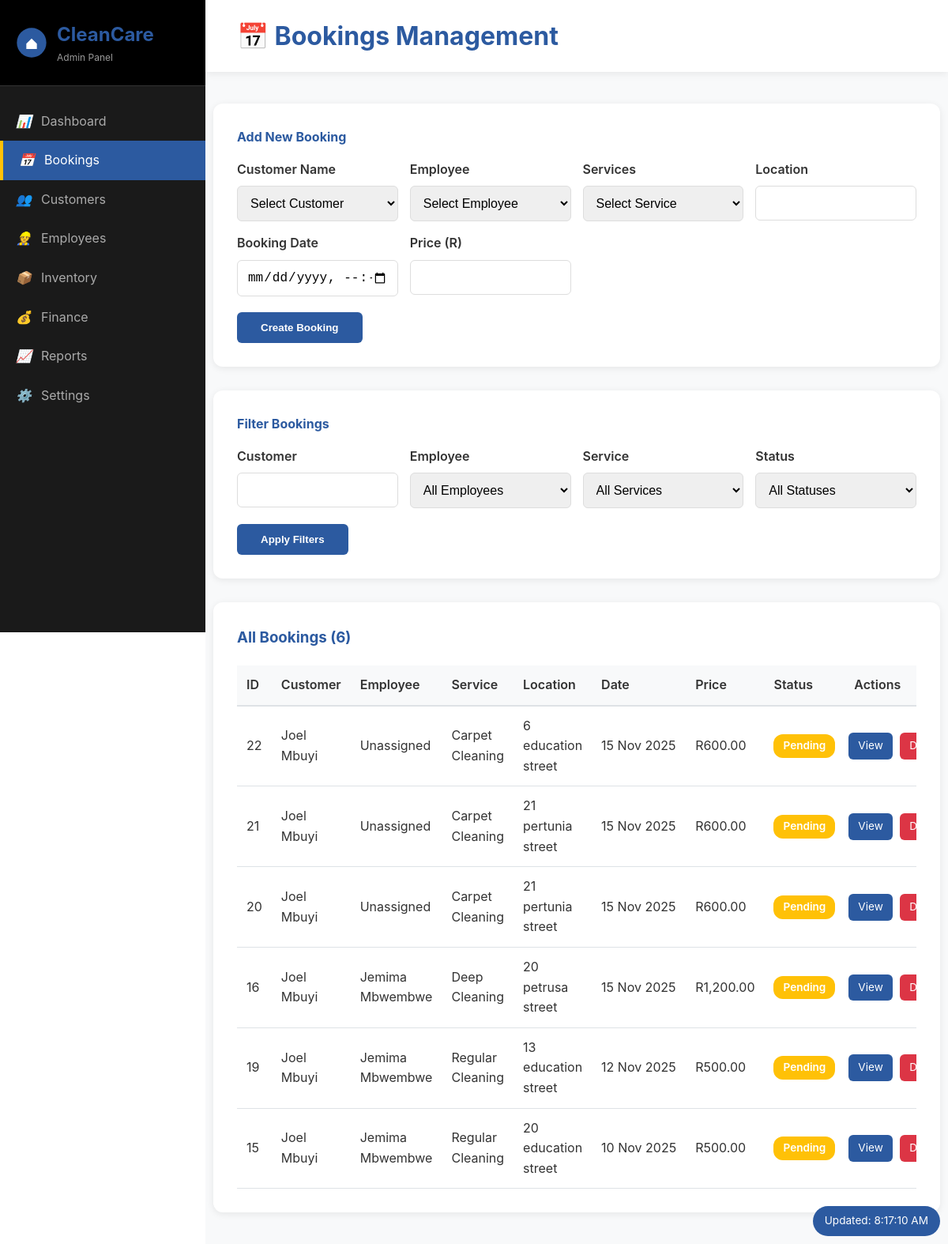
The app's page /pages/manage_bookings.php (signed in) with its own data.
### tables this page shows
CREATE TABLE `bookings` (
  `id` int(11) NOT NULL,
  `customer_id` int(11) NOT NULL,
  `cleaner_id` int(11) DEFAULT NULL,
  `service_id` varchar(255) NOT NULL,
  `price` decimal(10,2) NOT NULL,
  `date_booked` date NOT NULL,
  `location` varchar(255) NOT NULL,
  `completed` tinyint(1) DEFAULT 0,
  `booking_date` date NOT NULL,
  `customer` varchar(100) NOT NULL,
  `cleaner` varchar(100) NOT NULL,
  `inventory_log` tinyint(1) DEFAULT 0,
  `inventory_deducted` tinyint(1) DEFAULT 0,
  `status` enum('pending','assigned','in_progress','completed','cancelled') DEFAULT 'pending',
  `payment_status` enum('unpaid','paid','refunded','partial_refund') DEFAULT 'unpaid',
  `cancelled_at` datetime DEFAULT NULL,
  `cancellation_reason` text DEFAULT NULL,
  `completed_by_cleaner_at` datetime DEFAULT NULL,
  `completed_by_admin_at` datetime DEFAULT NULL,
  `review` text DEFAULT NULL,
  `rating` int(11) DEFAULT NULL
);

CREATE TABLE `customers` (
  `id` int(11) NOT NULL,
  `name` varchar(100) NOT NULL,
  `email` varchar(100) DEFAULT NULL,
  `phone` varchar(20) DEFAULT NULL,
  `address` text DEFAULT NULL
);

CREATE TABLE `employees` (
  `id` int(11) NOT NULL,
  `name` varchar(100) NOT NULL,
  `emp_number` varchar(50) DEFAULT NULL,
  `email` varchar(100) DEFAULT NULL,
  `phone` varchar(20) DEFAULT NULL,
  `position` varchar(50) DEFAULT NULL
);

### pages/manage_bookings.php (the view, shortened to what this page needs)
<?php
require_once '../backend/db_config.php';
$filterCustomer = $_GET['customer_filter'] ?? '';
$where = [];
$params = [];
$whereSQL = !empty($where) ? 'WHERE ' . implode(' AND ', $where) : '';
$stmt = $pdo->prepare("SELECT b.*, c.name as customer_name, e.name as employee_name
                      FROM bookings b
                      LEFT JOIN customers c ON b.customer_id = c.id
                      LEFT JOIN employees e ON b.cleaner_id = e.id
                      $whereSQL
                      ORDER BY b.booking_date DESC, b.id DESC");
$stmt->execute($params);
$bookings = $stmt->fetchAll(PDO::FETCH_ASSOC);
?>
<!DOCTYPE html>
<html lang="en">
<head>
    <link rel="stylesheet" href="../frontend/css/style.css">
    <link rel="stylesheet" href="../frontend/css/dashboard.css">
</head>
<body>
    <div class="admin-layout">
        <aside class="admin-sidebar">
            <div class="sidebar-header">
                <div class="sidebar-logo">
                    <svg viewBox="0 0 60 60" width="40" height="40">
                        <circle cx="30" cy="30" r="28" fill="#2c5aa0"/>
                        <path d="M 20 32 L 30 22 L 40 32 L 40 42 L 20 42 Z" fill="white"/>
                    </svg>
                    <div>
                        <h2>CleanCare</h2>
                        <p>Admin Panel</p>
                    </div>
                </div>
            </div>
            <nav class="sidebar-nav">
                <a href="../dashboards/admin.php"><i>📊</i> Dashboard</a>
                <a href="manage_bookings.php" class="active"><i>📅</i> Bookings</a>
                <a href="manage_customers.php"><i>👥</i> Customers</a>
                <a href="manage_employees.php"><i>👷</i> Employees</a>
                <a href="manage_inventory.php"><i>📦</i> Inventory</a>
                <a href="manage_finance.php"><i>💰</i> Finance</a>
                <a href="reports.php"><i>📈</i> Reports</a>
                <a href="settings.php"><i>⚙️</i> Settings</a>
            </nav>
        </aside>
        <main class="admin-main">
            <div class="admin-header">
                <h1 style="margin: 0; color: #2c5aa0;">📅 Bookings Management</h1>
            </div>
            <div class="admin-content">
                <div class="form-card" id="addBookingForm">
                    <h4 style="color: #2c5aa0; margin-bottom: 15px;">Add New Booking</h4>
                    <form method="POST">
                        <div class="form-grid">
                            <div class="form-group">
                                <label>Customer Name</label>
                                <select name="customer_id" required>
                                    <option value="">Select Customer</option>
                                </select>
                            </div>
                            <div class="form-group">
                                <label>Employee</label>
                                <select name="cleaner_id">
                                    <option value="">Select Employee</option>
                                </select>
                            </div>
                            <div class="form-group">
                                <label>Services</label>
                                <select name="service" required>
                                    <option value="">Select Service</option>
                                </select>
                            </div>
                            <div class="form-group">
                                <label>Location</label>
                                <input type="text" name="location" required>
                            </div>
                            <div class="form-group">
                                <label>Booking Date</label>
                                <input type="datetime-local" name="booking_date" required>
                            </div>
                            <div class="form-group">
                                <label>Price (R)</label>
                                <input type="number" name="price" step="0.01" min="0" required>
                            </div>
                        </div>
                        <button type="submit" name="add_booking" class="btn-submit">Create Booking</button>
                    </form>
                </div>
                <div class="form-card">
                    <h4 style="color: #2c5aa0; margin-bottom: 15px;">Filter Bookings</h4>
                    <form method="GET">
                        <div class="form-grid">
                            <div class="form-group">
                                <label>Customer</label>
                                <input type="text" name="customer_filter" value="<?= htmlspecialchars($filterCustomer) ?>">
                            </div>
                            <div class="form-group">
                                <label>Employee</label>
                                <select name="employee_filter">
                                    <option value="">All Employees</option>
                                </select>
                            </div>
                            <div class="form-group">
                                <label>Service</label>
                                <select name="service_filter">
                                    <option value="">All Services</option>
                                </select>
                            </div>
                            <div class="form-group">
                                <label>Status</label>
                                <select name="status_filter">
                                    <option value="">All Statuses</option>
                                </select>
                            </div>
                        </div>
                        <button type="submit" class="btn-submit">Apply Filters</button>
                    </form>
                </div>
                <div class="data-table-container">
                    <h3 style="color: #2c5aa0;">All Bookings (<?= count($bookings) ?>)</h3>
                    <?php if (empty($bookings)): ?>
                        <p style="text-align: center; color: #999; padding: 40px;">No bookings found matching your criteria.</p>
                    <?php else: ?>
                        <div style="overflow-x: auto;">
                            <table class="data-table">
                                <thead>
                                    <tr>
                                        <th>ID</th>
                                        <th>Customer</th>
                                        <th>Employee</th>
                                        <th>Service</th>
                                        <th>Location</th>
                                        <th>Date</th>
                                        <th>Price</th>
                                        <th>Status</th>
                                        <th>Actions</th>
                                    </tr>
                                </thead>
                                <tbody>
                                    <?php foreach ($bookings as $booking): ?>
                                    <tr>
                                        <td><?= $booking['id'] ?></td>
                                        <td><?= htmlspecialchars($booking['customer_name'] ?? 'N/A') ?></td>
                                        <td><?= htmlspecialchars($booking['employee_name'] ?? 'Unassigned') ?></td>
                                        <td><?= htmlspecialchars($booking['service_id']) ?></td>
                                        <td><?= htmlspecialchars($booking['location']) ?></td>
                                        <td><?= date('d M Y', strtotime($booking['booking_date'])) ?></td>
                                        <td>R<?= number_format($booking['price'], 2) ?></td>
                                        <td>
                                            <span class="status-badge status-<?= $booking['completed'] ? 'completed' : 'pending' ?>">
                                                <?= $booking['completed'] ? 'Completed' : 'Pending' ?>
                                            </span>
                                        </td>
                                        <td>
                                            <div class="action-buttons"> <a href="booking_details.php?id=<?= $booking['id'] ?>" class="btn-action btn-view">View</a>
                                                <a href="?delete=<?= $booking['id'] ?>" class="btn-action" onclick="return confirm('Are you sure you want to permanently delete booking <?= $booking['id'] ?>?')">Delete</a>
                                            </div>
                                        </td>
                                    </tr>
                                    <?php endforeach; ?>
                                </tbody>
                            </table>
                        </div>
                    <?php endif; ?>
                </div>
            </div>
        </main>
    </div>
</body>
</html>

### frontend/css/style.css (style rules this page uses)
* { margin: 0; padding: 0; box-sizing: border-box; }
html { scroll-behavior: smooth; scroll-padding-top: 80px; }
body { font-family: -apple-system, BlinkMacSystemFont, 'Segoe UI', 'Roboto', 'Oxygen', 'Ubuntu', sans-serif; line-height: 1.6; color: #333; background: #ffffff; }

### frontend/css/dashboard.css (style rules this page uses)
.action-buttons { display: flex; gap: 15px; flex-wrap: wrap; }
.data-table-container { background: white; padding: 30px; border-radius: 12px; box-shadow: 0 2px 10px rgba(0,0,0,0.08); overflow-x: auto; }
.data-table { width: 100%; border-collapse: collapse; margin-top: 20px; }
.data-table thead { background: #f8f9fa; border-bottom: 2px solid #dee2e6; }
.data-table th { padding: 12px; text-align: left; font-weight: 600; color: #333; }
.data-table td { padding: 12px; border-bottom: 1px solid #dee2e6; }
.status-badge { padding: 4px 12px; border-radius: 12px; font-size: 0.85rem; font-weight: 600; display: inline-block; }
.status-pending { background: #FFC107; color: white; }
.btn-action { background: #2c5aa0; color: white; border: none; padding: 8px 16px; border-radius: 6px; cursor: pointer; font-size: 0.9rem; transition: background 0.3s; text-decoration: none; display: inline-block; }

### pages/manage_bookings.php (style rules this page uses)
body { margin: 0; overflow-x: hidden; }
.admin-layout { display: flex; min-height: 100vh; }
.admin-sidebar { width: 260px; background: #1a1a1a; color: white; position: fixed; height: 100vh; overflow-y: auto; }
.sidebar-header { padding: 25px 20px; border-bottom: 1px solid #333; background: #000; }
.sidebar-logo { display: flex; align-items: center; gap: 12px; }
.sidebar-logo svg { width: 40px; height: 40px; }
.sidebar-logo h2 { font-size: 1.5rem; margin: 0; color: #2c5aa0; }
.sidebar-logo p { font-size: 0.75rem; color: #999; margin: 0; }
.sidebar-nav { padding: 20px 0; }
.sidebar-nav a { display: flex; align-items: center; padding: 12px 20px; color: #aaa; text-decoration: none; transition: all 0.3s; gap: 12px; }
.sidebar-nav a.active { background: #2c5aa0; color: white; border-left: 4px solid #FFC107; }
.admin-main { margin-left: 260px; flex: 1; background: #f8f9fa; min-height: 100vh; max-width: calc(100% - 260px); overflow-x: hidden; }
.admin-header { background: white; padding: 20px 40px; box-shadow: 0 2px 10px rgba(0,0,0,0.08); }
.admin-content { padding: 40px 10px 40px 10px; }
.form-card { background: white; padding: 30px; border-radius: 12px; box-shadow: 0 2px 10px rgba(0,0,0,0.08); margin-bottom: 30px; }
.form-grid { display: grid; grid-template-columns: repeat(auto-fit, minmax(200px, 1fr)); gap: 15px; margin-bottom: 20px; }
.form-group { display: flex; flex-direction: column; }
.form-group label { font-weight: 600; margin-bottom: 8px; color: #333; }
.form-group input, .form-group select { padding: 12px; border: 1px solid #ddd; border-radius: 6px; font-size: 1rem; }
.btn-submit { background: #2c5aa0; color: white; padding: 12px 30px; border: none; border-radius: 6px; font-weight: 600; cursor: pointer; transition: all 0.3s; }
.data-table-container { background: white; padding: 30px; border-radius: 12px; box-shadow: 0 2px 10px rgba(0,0,0,0.08); }
.data-table { width: 100%; border-collapse: collapse; margin-top: 20px; }
.data-table thead { background: #f8f9fa; border-bottom: 2px solid #dee2e6; }
.data-table th { padding: 12px; text-align: left; font-weight: 600; }
.data-table td { padding: 12px; border-bottom: 1px solid #dee2e6; }
.data-table td:last-child { padding-right: 5px; padding-left: 5px; }
.data-table td:nth-child(6) { min-width: 100px; white-space: nowrap; }
.status-badge { padding: 4px 12px; border-radius: 12px; font-size: 0.85rem; font-weight: 600; color: white; }
.status-pending { background: #FFC107; }
.btn-action { background: #dc3545; color: white; padding: 6px 12px; border: none; border-radius: 6px; cursor: pointer; font-size: 0.85rem; text-decoration: none; display: inline-block; text-align: center; }
.btn-view { background: #2c5aa0; margin-right: 5px; }
.action-buttons { white-space: nowrap; display: block; }

### records on screen
bookings: id "22", customer.name "Joel Mbuyi", employee_name "Unassigned", service "Carpet Cleaning", location "6 education street", booking_date "15 Nov 2025", price "600.00", completed "Pending"
bookings: id "21", customer.name "Joel Mbuyi", employee_name "Unassigned", service "Carpet Cleaning", location "21 pertunia street", booking_date "15 Nov 2025", price "600.00", completed "Pending"
bookings: id "20", customer.name "Joel Mbuyi", employee_name "Unassigned", service "Carpet Cleaning", location "21 pertunia street", booking_date "15 Nov 2025", price "600.00", completed "Pending"
bookings: id "16", customer.name "Joel Mbuyi", cleaner.name "Jemima Mbwembwe", service "Deep Cleaning", location "20 petrusa street", booking_date "15 Nov 2025", price "1,200.00", completed "Pending"
bookings: id "19", customer.name "Joel Mbuyi", cleaner.name "Jemima Mbwembwe", service "Regular Cleaning", location "13 education street", booking_date "12 Nov 2025", price "500.00", completed "Pending"
bookings: id "15", customer.name "Joel Mbuyi", cleaner.name "Jemima Mbwembwe", service "Regular Cleaning", location "20 education street", booking_date "10 Nov 2025", price "500.00", completed "Pending"

### other values on screen
count($bookings) "6"
